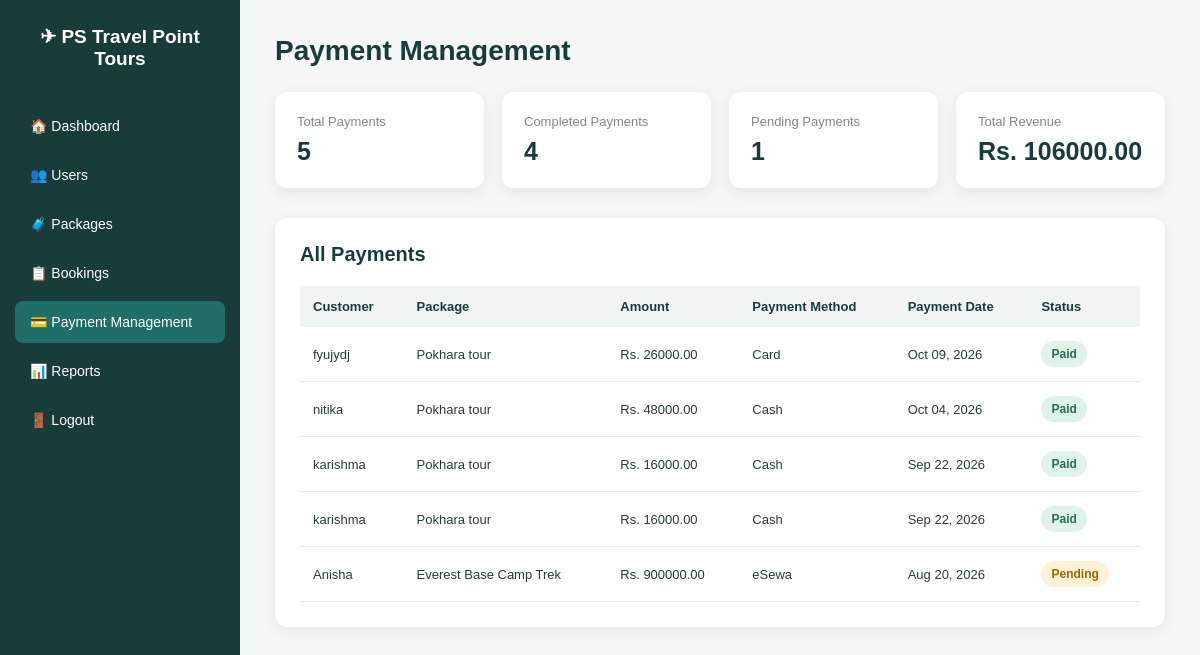
The app's page /admin-dashboard/payments/ (signed in) with its own data.
### travel/models.py (models this page shows, shortened)
class Payment(models.Model):
    booking = models.ForeignKey(
        Booking,
        on_delete=models.CASCADE
    )
    amount = models.DecimalField(
        max_digits=10,
        decimal_places=2
    )
    payment_method = models.CharField(
        max_length=50
    )
    payment_date = models.DateField(
        auto_now_add=True
    )
    status = models.CharField(
        max_length=20,
        default='Pending'
    )

class Booking(models.Model):
    user = models.ForeignKey(
        User,
        on_delete=models.CASCADE,
        null=True,
        blank=True
    )
    customer_name = models.CharField(
        max_length=100
    )
    customer_email = models.EmailField()
    tour_package = models.ForeignKey(
        TourPackage,
        on_delete=models.CASCADE
    )
    booking_date = models.DateField(
        auto_now_add=True
    )
    number_of_people = models.IntegerField()
    transportation_upgrade = models.CharField(
        max_length=50,
        default='None'
    )
    transportation_price = models.DecimalField(
        max_digits=10,
        decimal_places=2,
        default=0
    )
    status = models.CharField(
        max_length=20,
        default='Pending'
    )

class TourPackage(models.Model):
    package_name = models.CharField(
        max_length=100
    )
    destination = models.CharField(
        max_length=100
    )
    description = models.TextField()
    itinerary = models.TextField(
        blank=True
    )
    duration = models.CharField(
        max_length=50
    )
    price = models.DecimalField(
        max_digits=10,
        decimal_places=2
    )
    available_seats = models.IntegerField()
    start_date = models.DateField()
    transportation = models.CharField(
        max_length=50,
        default='Tourist Bus'
    )
    accommodation = models.CharField(
        max_length=100,
        blank=True
    )
    meals = models.CharField(
        max_length=100,
        blank=True
    )
    sightseeing = models.TextField(
        blank=True
    )

### travel/views.py (the view)
def admin_payments(request):
    if not request.user.is_authenticated:
        return redirect('admin_login')
    if not request.user.is_staff:
        messages.error(
            request,
            'You are not authorized to access the payments page.'
        )
        return redirect('dashboard')
    payments = Payment.objects.select_related(
        'booking',
        'booking__tour_package'
    ).order_by('-payment_date')
    total_payments = payments.count()
    completed_payments = payments.filter(
        status='Paid'
    ).count()
    pending_payments = payments.filter(
        status='Pending'
    ).count()
    total_revenue = sum(
        payment.amount
        for payment in payments.filter(
            status='Paid'
        )
    )
    return render(
        request,
        'travel/admin_payments.html',
        {
            'payments': payments,
            'total_payments': total_payments,
            'completed_payments': completed_payments,
            'pending_payments': pending_payments,
            'total_revenue': total_revenue,
        }
    )

### travel/templates/travel/admin_payments.html (shortened to what this page needs)
<!DOCTYPE html>
<html lang="en">
<head>
</head>
<body>
<div class="sidebar">
    <div class="logo">
        ✈ PS Travel Point Tours
    </div>
    <div class="nav">
        <a href="{% url 'admin_dashboard' %}">
            🏠 Dashboard
        </a>
        <a href="{% url 'admin_users' %}">
            👥 Users
        </a>
       <a href="{% url 'admin_packages' %}">
    🧳 Packages
           </a>
        <a href="{% url 'admin_bookings' %}">
            📋 Bookings
        </a>
        <a href="{% url 'admin_payments' %}" class="active">
            💳 Payment Management
        </a>
        <a href="{% url 'admin_reports' %}">
            📊 Reports
        </a>
        <a href="{% url 'logout' %}">
            🚪 Logout
        </a>
    </div>
</div>
<div class="main">
    <div class="top-section">
        <h1>
            Payment Management
        </h1>
    </div>
    <div class="stats">
        <div class="stat-card">
            <span>
                Total Payments
            </span>
            <strong>
                {{ total_payments }}
            </strong>
        </div>
        <div class="stat-card">
            <span>
                Completed Payments
            </span>
            <strong>
                {{ completed_payments }}
            </strong>
        </div>
        <div class="stat-card">
            <span>
                Pending Payments
            </span>
            <strong>
                {{ pending_payments }}
            </strong>
        </div>
        <div class="stat-card">
            <span>
                Total Revenue
            </span>
            <strong>
                Rs. {{ total_revenue|floatformat:2 }}
            </strong>
        </div>
    </div>
    <div class="table-card">
        <h2>
            All Payments
        </h2>
        <table>
            <thead>
                <tr>
                    <th>
                        Customer
                    </th>
                    <th>
                        Package
                    </th>
                    <th>
                        Amount
                    </th>
                    <th>
                        Payment Method
                    </th>
                    <th>
                        Payment Date
                    </th>
                    <th>
                        Status
                    </th>
                </tr>
            </thead>
            <tbody>
                {% for payment in payments %}
                <tr>
                    <td>
                        {{ payment.booking.customer_name }}
                    </td>
                    <td>
                        {{ payment.booking.tour_package.package_name }}
                    </td>
                    <td>
                        Rs. {{ payment.amount|floatformat:2 }}
                    </td>
                    <td>
                        {{ payment.payment_method }}
                    </td>
                    <td>
                        {{ payment.payment_date|date:"M d, Y" }}
                    </td>
                    <td>
                        {% if payment.status == "Paid" %}
                            <span class="status paid">
                                Paid
                            </span>
                        {% elif payment.status == "Pending" %}
                            <span class="status pending">
                                Pending
                            </span>
                        {% else %}
                            <span class="status failed">
                                {{ payment.status }}
                            </span>
                        {% endif %}
                    </td>
                </tr>
                {% endfor %}
            </tbody>
        </table>
    </div>
</div>
</body>
</html>

### travel/templates/travel/admin_payments.html (style rules this page uses)
* { margin: 0; padding: 0; box-sizing: border-box; font-family: Arial, sans-serif; }
body { background: #f4f7f6; color: #263b39; }
.sidebar { position: fixed; left: 0; top: 0; width: 240px; height: 100vh; background: #173c3a; color: white; padding: 25px 15px; }
.logo { font-size: 19px; font-weight: bold; text-align: center; margin-bottom: 35px; }
.nav a { display: block; color: white; text-decoration: none; padding: 13px 15px; margin-bottom: 7px; border-radius: 8px; font-size: 14px; }
.nav .active { background: #1f6f68; }
.main { margin-left: 240px; padding: 35px; }
.top-section { margin-bottom: 25px; }
.top-section h1 { color: #173c3a; font-size: 28px; }
.stats { display: grid; grid-template-columns: repeat(4, 1fr); gap: 18px; margin-bottom: 30px; }
.stat-card { background: white; padding: 22px; border-radius: 12px; box-shadow: 0 4px 15px rgba(0,0,0,0.07); }
.stat-card span { display: block; color: #7a8987; font-size: 13px; margin-bottom: 8px; }
.stat-card strong { color: #173c3a; font-size: 25px; }
.table-card { background: white; padding: 25px; border-radius: 12px; box-shadow: 0 4px 15px rgba(0,0,0,0.07); overflow-x: auto; }
.table-card h2 { color: #173c3a; font-size: 20px; margin-bottom: 20px; }
table { width: 100%; border-collapse: collapse; min-width: 800px; }
th { background: #f0f5f4; color: #173c3a; text-align: left; padding: 13px; font-size: 13px; }
td { padding: 14px 13px; border-bottom: 1px solid #e5ebe9; font-size: 13px; }
.status { display: inline-block; padding: 6px 10px; border-radius: 20px; font-size: 12px; font-weight: bold; }
.paid { background: #dff3e9; color: #24704d; }
.pending { background: #fff1d6; color: #9a6800; }

### records on screen
Payment: booking.customer_name "fyujydj", booking.tour_package.package_name "Pokhara tour", amount "26000.00", payment_method "Card", payment_date "Oct 09, 2026", status "Paid"
Payment: booking.customer_name "nitika", booking.tour_package.package_name "Pokhara tour", amount "48000.00", payment_method "Cash", payment_date "Oct 04, 2026", status "Paid"
Payment: booking.customer_name "karishma", booking.tour_package.package_name "Pokhara tour", amount "16000.00", payment_method "Cash", payment_date "Sep 22, 2026", status "Paid"
Payment: booking.customer_name "karishma", booking.tour_package.package_name "Pokhara tour", amount "16000.00", payment_method "Cash", payment_date "Sep 22, 2026", status "Paid"
Payment: booking.customer_name "Anisha", booking.tour_package.package_name "Everest Base Camp Trek", amount "900000.00", payment_method "eSewa", payment_date "Aug 20, 2026", status "Pending"

### other values on screen
{{ total_payments }} "5"
{{ completed_payments }} "4"
{{ pending_payments }} "1"
{{ total_revenue|floatformat:2 }} "106000.00"
